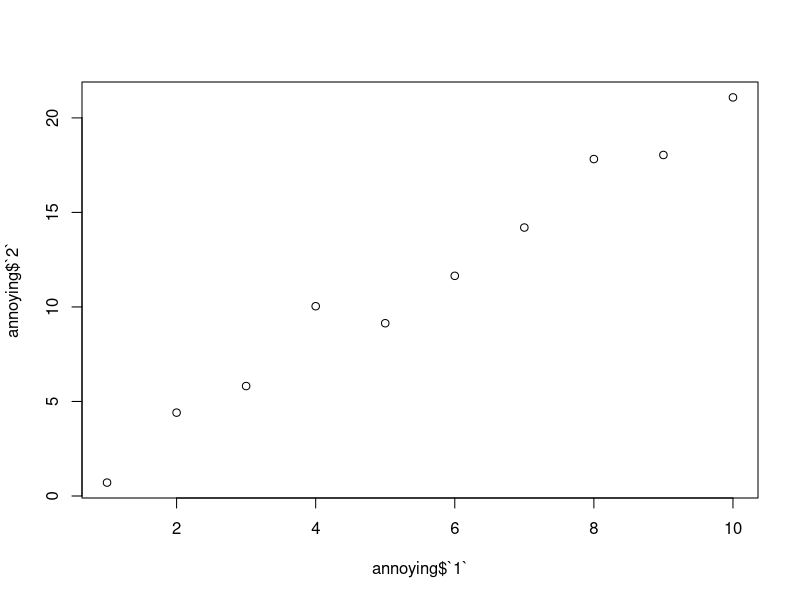
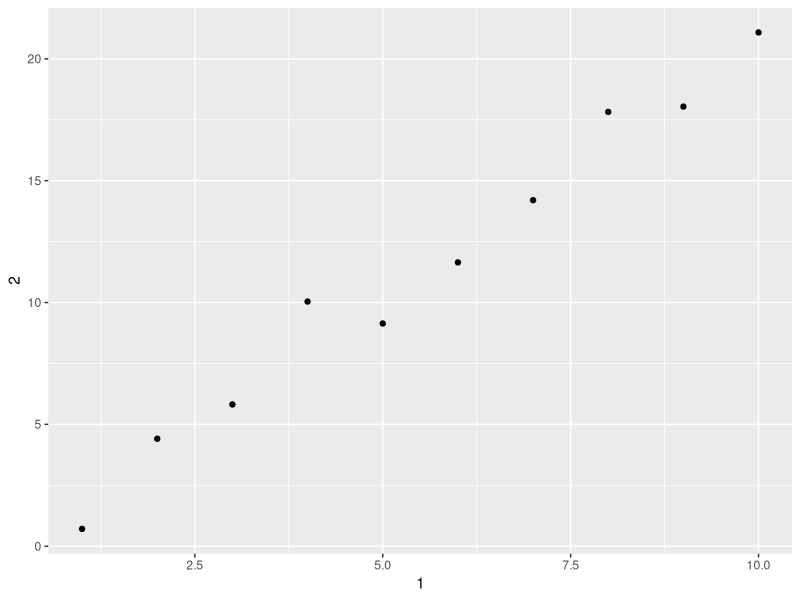

The R source for these figures, in order:
library(tidyverse)
as_tibble(iris)

## Exercises 10.5

# 1. tibble restricts no. of rows, gives dimensions of data, removes rownames
print(mtcars)
as_tibble(iris)

# 2.

#3.


#4.
annoying <- tibble(
  `1` = 1:10,
  `2` = `1` * 2 + rnorm(length(`1`))
)
#4.1 
annoying$`1`

plot(annoying$`1`, annoying$`2`)
ggplot(annoying, aes(`1`, `2`)) + geom_point()

annoying$`3` = annoying$`2`/annoying$`1`

annoying = annoying %>%
  rename(one = 1, two = 2, three = 3)

#5. #adds a row number? NO, CONVERTS VECTORS INTO DATAFRAMES - GREAT
tibble::enframe(annoying$two)
tibble::enframe(mtcars$mpg)


#6.
print(as_tibble(iris), n = 30)

